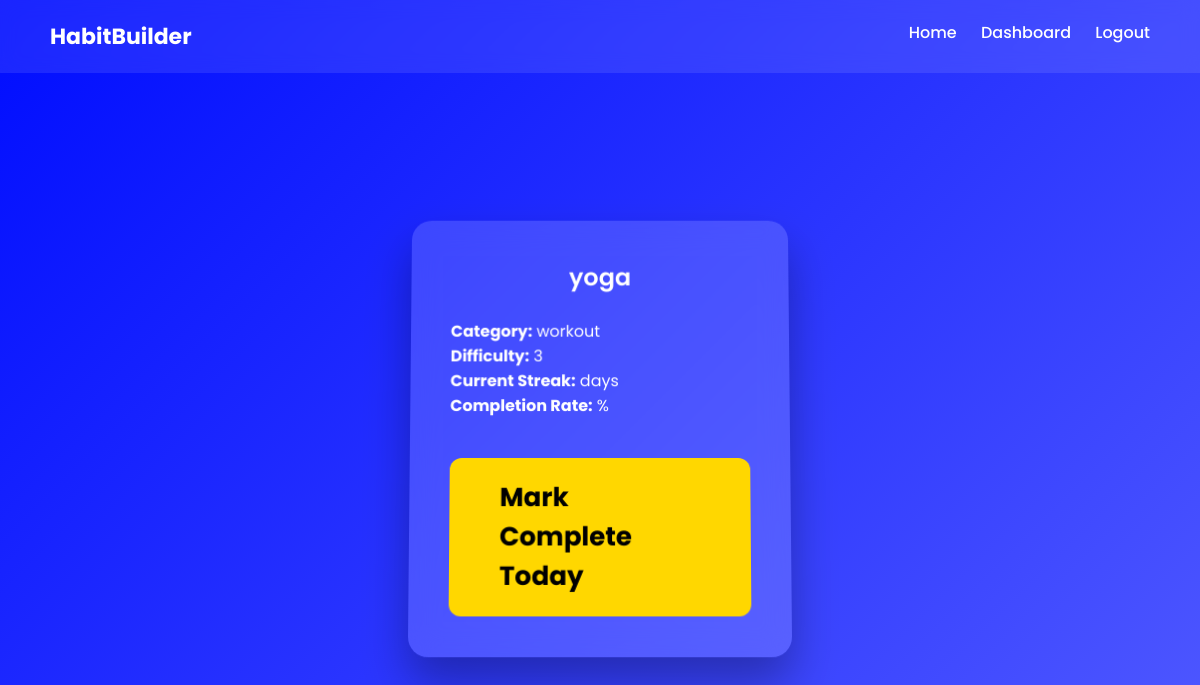
/habit/6 (signed in), run on the app's committed database.
### tables this page shows
CREATE TABLE habits (
            id INTEGER PRIMARY KEY AUTOINCREMENT,
            user_id INTEGER,
            name TEXT,
            category TEXT,
            difficulty INTEGER
        );

### app.py (the view)
@app.route("/habit/<int:habit_id>")
@login_required
def habit_detail(habit_id):
    conn = get_db()
    habit = conn.execute(
        "SELECT * FROM habits WHERE id = ? AND user_id = ?",
        (habit_id, session["user_id"])
    ).fetchone()
    if not habit:
        conn.close()
        return redirect("/dashboard")
    logs = conn.execute(
        "SELECT * FROM logs WHERE habit_id = ? ORDER BY date DESC",
        (habit_id,)
    ).fetchall()
    conn.close()
    return render_template(
        "habit_detail.html",
        habit=habit,
        logs=logs
    )

### app.py (called while the page is built)
def get_db():
    conn = sqlite3.connect(DATABASE)
    conn.row_factory = sqlite3.Row
    return conn

def login_required(f):
    @wraps(f)
    def decorated_function(*args, **kwargs):
        if "user_id" not in session:
            return redirect("/login")
        return f(*args, **kwargs)
    return decorated_function

### templates/habit_detail.html
{% extends "layout.html" %}
{% block content %}
<div class="card">
    <h2>{{ habit.name }}</h2>
    <p><strong>Category:</strong> {{ habit.category }}</p>
    <p><strong>Difficulty:</strong> {{ habit.difficulty }}</p>
    <p><strong>Current Streak:</strong> {{ streak }} days</p>
    <p><strong>Completion Rate:</strong> {{ completion_rate }}%</p>
    <a href="/complete/{{ habit.id }}" class="big-button">Mark Complete Today</a>
</div>
{% endblock %}

### static/styles.css (style rules this page uses)
* { margin: 0; padding: 0; box-sizing: border-box; }
body { font-family: 'Poppins', sans-serif; height: 100vh; background: linear-gradient(-45deg, #667eea, #764ba2, #6B73FF, #000DFF); background-size: 400% 400%; animation: gradientBG 12s ease infinite; display: flex; flex-direction: column; }
.card { background: rgba(255, 255, 255, 0.15); padding: 40px; width: 380px; border-radius: 20px; backdrop-filter: blur(15px); box-shadow: 0 25px 45px rgba(0,0,0,0.3); color: white; transform: perspective(1000px) rotateX(3deg); transition: 0.4s; }
.card h2 { text-align: center; margin-bottom: 25px; font-weight: 600; }
.big-button { display: inline-block; margin-top: 40px; padding: 20px 50px; font-size: 26px; font-weight: 700; background: #ffd700; color: black; border-radius: 12px; text-decoration: none; transition: 0.3s; }

### data on the page
habits: name "yoga", category "workout", difficulty "3"
